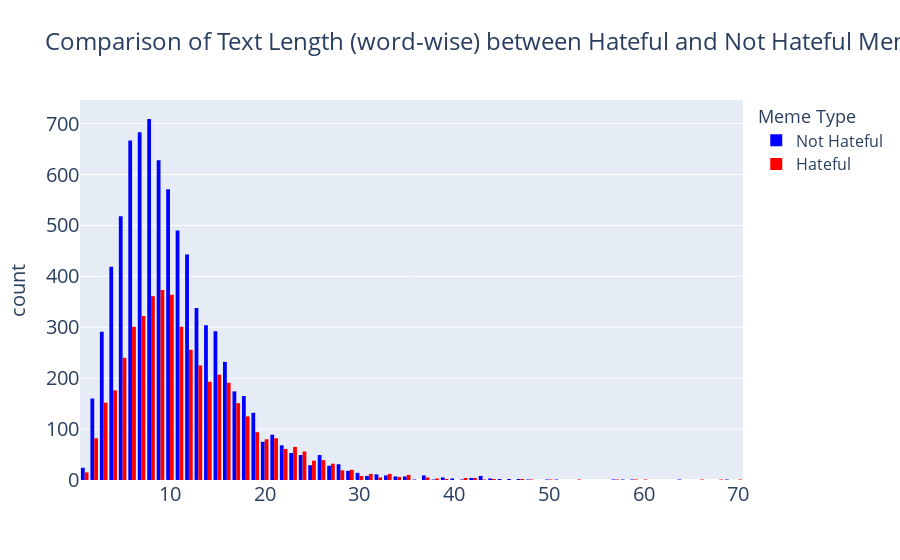

The code cell stored with this chart in its notebook:
### Code cell
# Create traces for both groups
not_hateful_trace = go.Histogram(x=df[df['label'] == 0]['text'].str.split(' ').apply(len), name='Not Hateful', marker=dict(color='blue'))
hateful_trace = go.Histogram(x=df[df['label'] == 1]['text'].str.split(' ').apply(len), name='Hateful', marker=dict(color='red'))

# Create layout and figure
layout = go.Layout(xaxis=dict(title='Text Length'), yaxis=dict(title='Frequency'))
fig = go.Figure(data=[not_hateful_trace, hateful_trace], layout=layout)


fig.update_layout(
        title={
            'text': 'Comparison of Text Length (word-wise) between Hateful and Not Hateful Memes',
            'font': {'size': 24}
        },
        yaxis_title={
            'text': 'count',
            'font': {'size': 20}
        },
        xaxis_title={
            'text': '',
            'font': {'size': 18}
        },
        legend={
            'title': {'text': 'Meme Type', 'font': {'size': 18}},
            'font': {'size': 16}
        },
        xaxis={
            'tickfont': {'size': 20}
        },
        yaxis={
            'tickfont': {'size': 20},
        },
        boxmode='group',
    )

# Show figure
pio.write_html(fig, file='plots/text_len_comparison.html', auto_open=True)
fig.show()

### Figure 1 — Plotly figure (JSON) as saved in the notebook; plotly's stock layout.template omitted (floating-point values rounded to 4 significant figures; data arrays with more than 128 entries replaced by an {"elided": "..."} marker saying what was removed)
{"data": [{"marker": {"color": "blue"}, "name": "Not Hateful", "type": "histogram", "x": {"elided": "7834 int values"}}, {"marker": {"color": "red"}, "name": "Hateful", "type": "histogram", "x": {"elided": "4706 int values"}}], "layout": {"boxmode": "group", "legend": {"font": {"size": 16}, "title": {"font": {"size": 18}, "text": "Meme Type"}}, "title": {"font": {"size": 24}, "text": "Comparison of Text Length (word-wise) between Hateful and Not Hateful Memes"}, "xaxis": {"tickfont": {"size": 20}, "title": {"font": {"size": 18}, "text": ""}}, "yaxis": {"tickfont": {"size": 20}, "title": {"font": {"size": 20}, "text": "count"}}}}
